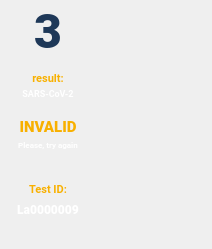
<?xml version="1.0" encoding="UTF-8"?>
<ui version="4.0">
 <class>Form</class>
 <widget class="QWidget" name="Form">
  <property name="geometry">
   <rect>
    <x>0</x>
    <y>0</y>
    <width>212</width>
    <height>249</height>
   </rect>
  </property>
  <property name="windowTitle">
   <string notr="true">Form</string>
  </property>
  <property name="styleSheet">
   <string notr="true"/>
  </property>
  <widget class="QWidget" name="background" native="true">
   <property name="geometry">
    <rect>
     <x>0</x>
     <y>0</y>
     <width>96</width>
     <height>224</height>
    </rect>
   </property>
   <property name="styleSheet">
    <string notr="true">.QWidget{background-image: url(:/new_slot/png/new_slot/infor.png); border:0px}</string>
   </property>
   <widget class="QLabel" name="number">
    <property name="geometry">
     <rect>
      <x>0</x>
      <y>0</y>
      <width>96</width>
      <height>62</height>
     </rect>
    </property>
    <property name="font">
     <font>
      <family>Roboto Black</family>
      <pointsize>36</pointsize>
      <weight>75</weight>
      <bold>true</bold>
     </font>
    </property>
    <property name="styleSheet">
     <string notr="true">.QLabel{background-color: transparent; border:0; color : #1e3858}</string>
    </property>
    <property name="text">
     <string notr="true">3</string>
    </property>
    <property name="alignment">
     <set>Qt::AlignCenter</set>
    </property>
   </widget>
   <widget class="QLabel" name="result">
    <property name="geometry">
     <rect>
      <x>0</x>
      <y>111</y>
      <width>96</width>
      <height>32</height>
     </rect>
    </property>
    <property name="font">
     <font>
      <family>Roboto Black</family>
      <pointsize>11</pointsize>
      <weight>75</weight>
      <bold>true</bold>
     </font>
    </property>
    <property name="styleSheet">
     <string notr="true">.QLabel{background-color: transparent; border:0; color : #f8b000}</string>
    </property>
    <property name="text">
     <string>INVALID</string>
    </property>
    <property name="alignment">
     <set>Qt::AlignCenter</set>
    </property>
   </widget>
   <widget class="QLabel" name="id">
    <property name="geometry">
     <rect>
      <x>0</x>
      <y>196</y>
      <width>96</width>
      <height>26</height>
     </rect>
    </property>
    <property name="font">
     <font>
      <family>Roboto Black</family>
      <pointsize>9</pointsize>
      <weight>75</weight>
      <bold>true</bold>
     </font>
    </property>
    <property name="styleSheet">
     <string notr="true">QLabel{background-color: transparent; border:0; color : white}</string>
    </property>
    <property name="text">
     <string notr="true">La0000009</string>
    </property>
    <property name="alignment">
     <set>Qt::AlignCenter</set>
    </property>
   </widget>
   <widget class="QLabel" name="result_tag">
    <property name="geometry">
     <rect>
      <x>0</x>
      <y>66</y>
      <width>96</width>
      <height>24</height>
     </rect>
    </property>
    <property name="font">
     <font>
      <family>Roboto</family>
      <pointsize>8</pointsize>
      <weight>75</weight>
      <bold>true</bold>
     </font>
    </property>
    <property name="styleSheet">
     <string notr="true">.QLabel{background-color: transparent; border:0; color : #f8b000}</string>
    </property>
    <property name="inputMethodHints">
     <set>Qt::ImhNone</set>
    </property>
    <property name="text">
     <string>result:</string>
    </property>
    <property name="textFormat">
     <enum>Qt::AutoText</enum>
    </property>
    <property name="alignment">
     <set>Qt::AlignCenter</set>
    </property>
    <property name="wordWrap">
     <bool>true</bool>
    </property>
    <property name="margin">
     <number>0</number>
    </property>
    <property name="indent">
     <number>-1</number>
    </property>
   </widget>
   <widget class="QLabel" name="target_name">
    <property name="geometry">
     <rect>
      <x>0</x>
      <y>79</y>
      <width>96</width>
      <height>30</height>
     </rect>
    </property>
    <property name="font">
     <font>
      <family>Roboto</family>
      <pointsize>7</pointsize>
      <weight>75</weight>
      <bold>true</bold>
     </font>
    </property>
    <property name="styleSheet">
     <string notr="true">.QLabel{background-color: transparent; border:0; color :white}</string>
    </property>
    <property name="inputMethodHints">
     <set>Qt::ImhNone</set>
    </property>
    <property name="text">
     <string notr="true">SARS-CoV-2</string>
    </property>
    <property name="textFormat">
     <enum>Qt::AutoText</enum>
    </property>
    <property name="alignment">
     <set>Qt::AlignCenter</set>
    </property>
    <property name="wordWrap">
     <bool>true</bool>
    </property>
    <property name="margin">
     <number>0</number>
    </property>
    <property name="indent">
     <number>-1</number>
    </property>
   </widget>
   <widget class="QLabel" name="id_tag">
    <property name="geometry">
     <rect>
      <x>0</x>
      <y>178</y>
      <width>96</width>
      <height>21</height>
     </rect>
    </property>
    <property name="font">
     <font>
      <family>Roboto</family>
      <pointsize>8</pointsize>
      <weight>75</weight>
      <bold>true</bold>
     </font>
    </property>
    <property name="styleSheet">
     <string notr="true">.QLabel{background-color: transparent; border:0; color : #f8b000}</string>
    </property>
    <property name="inputMethodHints">
     <set>Qt::ImhNone</set>
    </property>
    <property name="text">
     <string>Test ID:</string>
    </property>
    <property name="textFormat">
     <enum>Qt::AutoText</enum>
    </property>
    <property name="alignment">
     <set>Qt::AlignCenter</set>
    </property>
    <property name="wordWrap">
     <bool>true</bool>
    </property>
    <property name="margin">
     <number>0</number>
    </property>
    <property name="indent">
     <number>-1</number>
    </property>
   </widget>
   <widget class="QLabel" name="mid_infor">
    <property name="geometry">
     <rect>
      <x>4</x>
      <y>130</y>
      <width>88</width>
      <height>30</height>
     </rect>
    </property>
    <property name="font">
     <font>
      <family>Roboto</family>
      <pointsize>6</pointsize>
      <weight>75</weight>
      <bold>true</bold>
     </font>
    </property>
    <property name="styleSheet">
     <string notr="true">.QLabel{background-color: transparent; border:0; color :white}</string>
    </property>
    <property name="inputMethodHints">
     <set>Qt::ImhNone</set>
    </property>
    <property name="text">
     <string>Please, try again</string>
    </property>
    <property name="textFormat">
     <enum>Qt::AutoText</enum>
    </property>
    <property name="alignment">
     <set>Qt::AlignCenter</set>
    </property>
    <property name="wordWrap">
     <bool>true</bool>
    </property>
    <property name="margin">
     <number>0</number>
    </property>
    <property name="indent">
     <number>-1</number>
    </property>
   </widget>
  </widget>
 </widget>
 <resources>
  <include location="../title.qrc"/>
 </resources>
 <connections/>
</ui>
